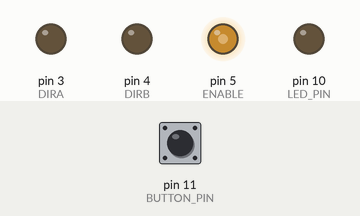
Simulated run of this sketch. Board: Arduino Uno, built with avr-gcc and run on an emulated ATmega328P. Parts: output pins drawn as LEDs (lit = HIGH). The inputs (shaded band) are chosen by the test bench; at power-on: pin 11 (BUTTON_PIN) HIGH.

Above: at 1.2 s.
1.3 s: pin 11 (BUTTON_PIN) pulled LOW for 0.15 s
At 2.6 s:
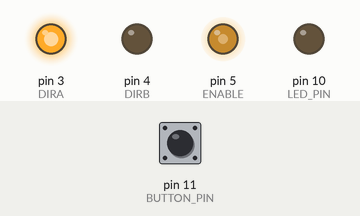
2.9 s: pin 11 (BUTTON_PIN) pulled LOW for 3.2 s
At 3.3 s:
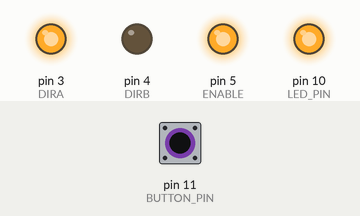
Timing chart, 0 to 7.6 s (numbered marks = the images above; inputs shaded):
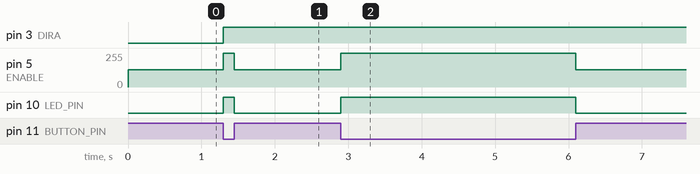

Measured:
- after the input at 1.3 s, pin 3 (DIRA): LOW → HIGH at once; pin 5 (ENABLE): 128/255 → 255/255 at once, → 128/255 0.15 s later; pin 10 (LED_PIN): LOW → HIGH at once, → LOW 0.15 s later
- after the input at 2.9 s, pin 5 (ENABLE): 128/255 → 255/255 at once, → 128/255 3.2 s later; pin 10 (LED_PIN): LOW → HIGH at once, → LOW 3.2 s later

The sketch:

sketch_dec05b.ino
```cpp
#define ENABLE 5
#define DIRA 3
#define DIRB 4
const int BUTTON_PIN = 11;  // 按鍵的接腳
const int LED_PIN =  10;   // LED燈的接腳
int buttonState = 0;   // 按鈕的狀態

void setup()
{
  pinMode(ENABLE,OUTPUT);
  pinMode(DIRA,OUTPUT);
  pinMode(DIRB,OUTPUT);
  pinMode(LED_PIN, OUTPUT);   //設定LED的PIN腳為輸出
  pinMode(BUTTON_PIN, INPUT_PULLUP); //設定按鈕的接腳為輸入，因為我們要讀取它的狀態
}
/****************************************/
void loop()
{
  buttonState = digitalRead(BUTTON_PIN);  //讀取按鍵的狀態

  if(buttonState == LOW){          //如果按鍵按了
    digitalWrite(LED_PIN, HIGH);   //LED就亮了
    analogWrite(ENABLE,255); //enable on
    digitalWrite(DIRA,HIGH); //one way
    digitalWrite(DIRB,LOW);
  }else{                           //如果按鍵是未按下
    digitalWrite(LED_PIN, LOW);    //LED就不亮
    analogWrite(ENABLE,128); //half speed
  }

}
/****************************************/
```
